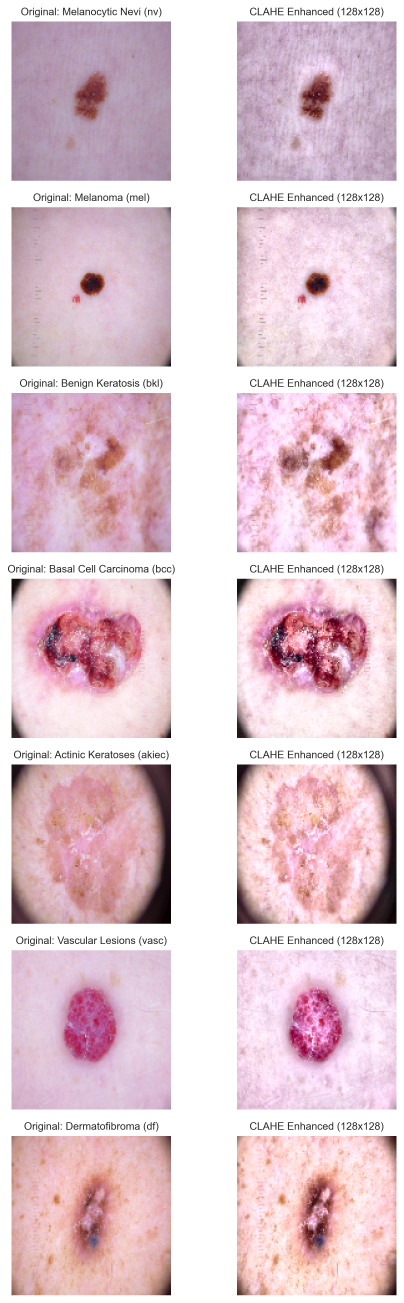
#> input picture reports/sample_lesion_classes.png, 1615 x 5211 px (shown at 1/4 size); its folder holds only this picture in this run
$ python -i preprocessing.py   (imports and definitions only)
#> lines starting #> are read from the running program, lines starting #| are printed output that depends on the picture
"""
Image preprocessing and dataset management module for Skin Cancer Detection.
Handles metadata loading, lesion-level leakage-free train/val/test splitting,
OpenCV-based image resizing, CLAHE contrast enhancement, normalization,
and data augmentation.
"""

import os
import glob
import json
import logging
from concurrent.futures import ThreadPoolExecutor
from typing import Dict, Tuple, List, Optional

import cv2
import numpy as np
import pandas as pd
from sklearn.model_selection import StratifiedGroupKFold, train_test_split

# [1 line not run here, left out]
logger = logging.getLogger(__name__)

CLASS_NAMES: Dict[str, str] = {
    "nv": "Melanocytic Nevi",
    "mel": "Melanoma",
    "bkl": "Benign Keratosis",
    "bcc": "Basal Cell Carcinoma",
    "akiec": "Actinic Keratoses",
    "vasc": "Vascular Lesions",
    "df": "Dermatofibroma"
}

CLASS_TO_IDX: Dict[str, int] = {
    "nv": 0,
    "mel": 1,
    "bkl": 2,
    "bcc": 3,
    "akiec": 4,
    "vasc": 5,
    "df": 6
}

IDX_TO_CLASS: Dict[int, str] = {v: k for k, v in CLASS_TO_IDX.items()}
IDX_TO_NAME: Dict[int, str] = {v: CLASS_NAMES[k] for k, v in CLASS_TO_IDX.items()}

SEVERITY_MAPPING: Dict[str, str] = {
    "nv": "Benign",
    "mel": "Malignant",
    "bkl": "Benign",
    "bcc": "Malignant",
    "akiec": "Pre-cancerous / Malignant",
    "vasc": "Benign",
    "df": "Benign"
}


# [24 lines left out: function index_image_paths, not called in this run]


def apply_clahe(img_rgb: np.ndarray, clip_limit: float = 2.0, tile_grid_size: Tuple[int, int] = (8, 8)) -> np.ndarray:
    """
    Apply CLAHE (Contrast Limited Adaptive Histogram Equalization) in LAB color space
    to enhance skin lesion contrast while preserving true chromatic characteristics.
    Accepts both uint8 [0, 255] and float32 [0, 1] input.
    """
    if img_rgb.dtype != np.uint8:
        if img_rgb.max() <= 1.0:
            img_rgb = (img_rgb * 255.0).clip(0, 255).astype(np.uint8)
        else:
            img_rgb = img_rgb.clip(0, 255).astype(np.uint8)

    lab = cv2.cvtColor(img_rgb, cv2.COLOR_RGB2LAB)
    l_channel, a_channel, b_channel = cv2.split(lab)
    clahe = cv2.createCLAHE(clipLimit=clip_limit, tileGridSize=tile_grid_size)
    cl = clahe.apply(l_channel)
    enhanced_lab = cv2.merge((cl, a_channel, b_channel))
    return cv2.cvtColor(enhanced_lab, cv2.COLOR_LAB2RGB)


def preprocess_single_image(
    image_path: str,
    target_size: Tuple[int, int] = (128, 128),
    enhance: bool = True,
    normalize: bool = True
) -> Optional[np.ndarray]:
    """
    Load an image from disk using OpenCV, resize, optionally enhance with CLAHE,
    and normalize pixel values to [0, 1].
    """
#> called with image_path = '../reports/sample_lesion_classes.png', target_size = (128, 128), enhance = True, normalize = True
    if not os.path.exists(image_path):
        logger.error("Image file not found: %s", image_path)
        return None

    # Read image using OpenCV (BGR)
    img_bgr = cv2.imread(image_path)
#> img_bgr is the input picture: shape (5211, 1615, 3); mean B, G, R 210.2, 200.9, 227
    if img_bgr is None:
        logger.error("Failed to decode image: %s", image_path)
        return None

    # Convert to RGB
    img_rgb = cv2.cvtColor(img_bgr, cv2.COLOR_BGR2RGB)

    # Resize to consistent size
    resized = cv2.resize(img_rgb, target_size, interpolation=cv2.INTER_AREA)
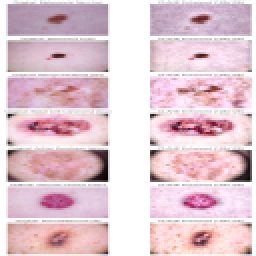
#> resized: shape (128, 128, 3) (shown 2 times larger); mean R, G, B 227, 200.9, 210.2

    # Optional CLAHE enhancement
    if enhance:
        processed = apply_clahe(resized)
#> in apply_clahe, `lab = cv2.cvtColor(img_rgb, cv2.COLOR_RGB2LAB)`: lab: shape (128, 128, 3); mean of channels 0, 1, 2 212.2, 139, 127
#> in apply_clahe, `l_channel, a_channel, b_channel = cv2.split(lab)`:
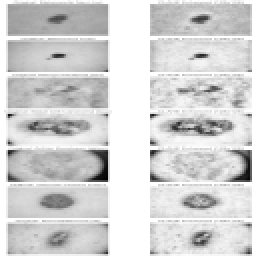
#> l_channel: shape (128, 128) (shown 2 times larger); min 1, max 255, mean 212.2
#> in apply_clahe, `l_channel, a_channel, b_channel = cv2.split(lab)`:
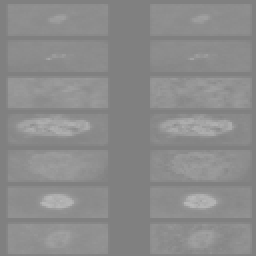
#> a_channel: shape (128, 128) (shown 2 times larger); min 128, max 185, mean 139
#> in apply_clahe, `l_channel, a_channel, b_channel = cv2.split(lab)`:
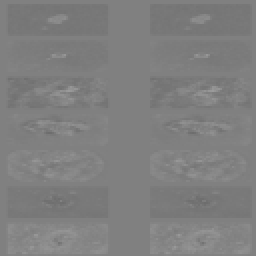
#> b_channel: shape (128, 128) (shown 2 times larger); min 109, max 155, mean 127
#> in apply_clahe, `cl = clahe.apply(l_channel)`:
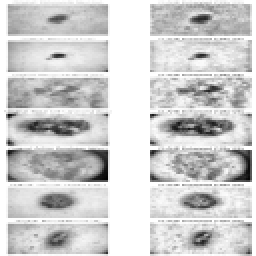
#> cl: shape (128, 128) (shown 2 times larger); min 3, max 255, mean 208
#> in apply_clahe, `enhanced_lab = cv2.merge((cl, a_channel, b_channel))`: enhanced_lab: shape (128, 128, 3); mean of channels 0, 1, 2 208, 139, 127
#> in apply_clahe, `return cv2.cvtColor(enhanced_lab, cv2.COLOR_LAB2RGB)`:
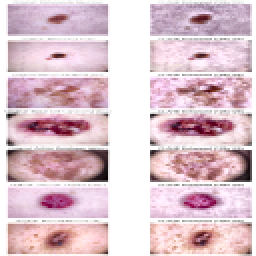
#> returned value: shape (128, 128, 3) (shown 2 times larger); mean R, G, B 222.3, 196.8, 206.1
    else:
        processed = resized

    # Normalize to [0, 1] as float32
    if normalize:
        processed = processed.astype(np.float32) / 255.0

    return processed


# [176 lines left out: functions augment_image_array, create_leak_free_splits, load_dataset_arrays, save_processed_splits, not called in this run]


# [2 lines not run here, left out]

>>> result = preprocess_single_image('../reports/sample_lesion_classes.png')

$ run again, on reports/class_distribution.png
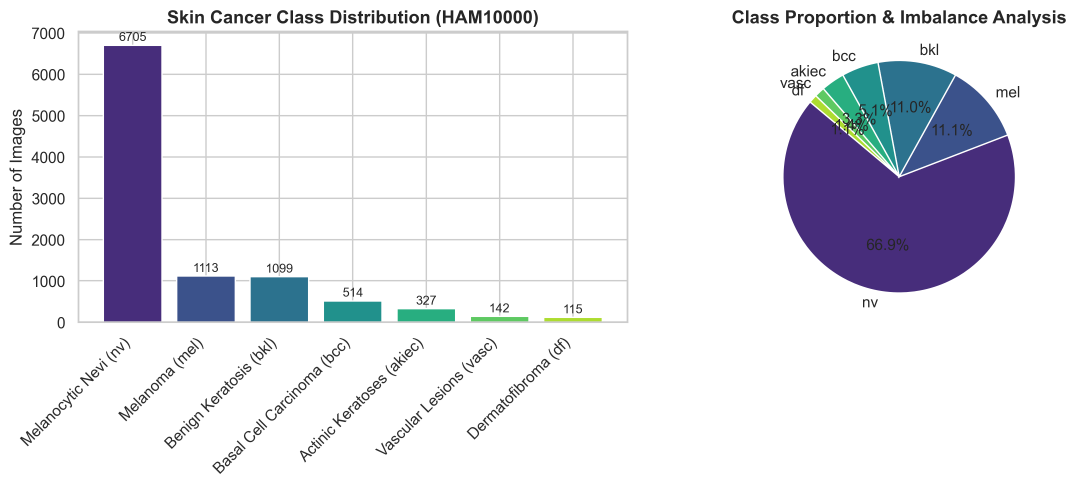
#> input picture reports/class_distribution.png, 3230 x 1460 px (shown at 1/3 size)
#> in preprocess_single_image, img_bgr is the input picture: shape (1460, 3230, 3); mean B, G, R 234.3, 227.2, 226.9
#> lab: shape (128, 128, 3); mean of channels 0, 1, 2 229.5, 130, 124.1
#> in apply_clahe, `l_channel, a_channel, b_channel = cv2.split(lab)`:
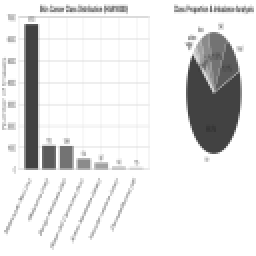
#> l_channel: shape (128, 128) (shown 2 times larger); min 53, max 255, mean 229.5
#> in apply_clahe, `l_channel, a_channel, b_channel = cv2.split(lab)`:
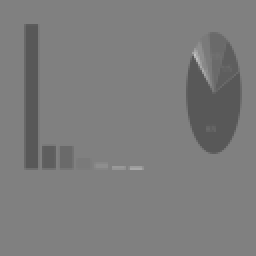
#> b_channel: shape (128, 128) (shown 2 times larger); min 88, max 196, mean 124.1
#> enhanced_lab: shape (128, 128, 3); mean of channels 0, 1, 2 231.3, 130, 124.1

$ run again, on reports/confusion_matrix.png
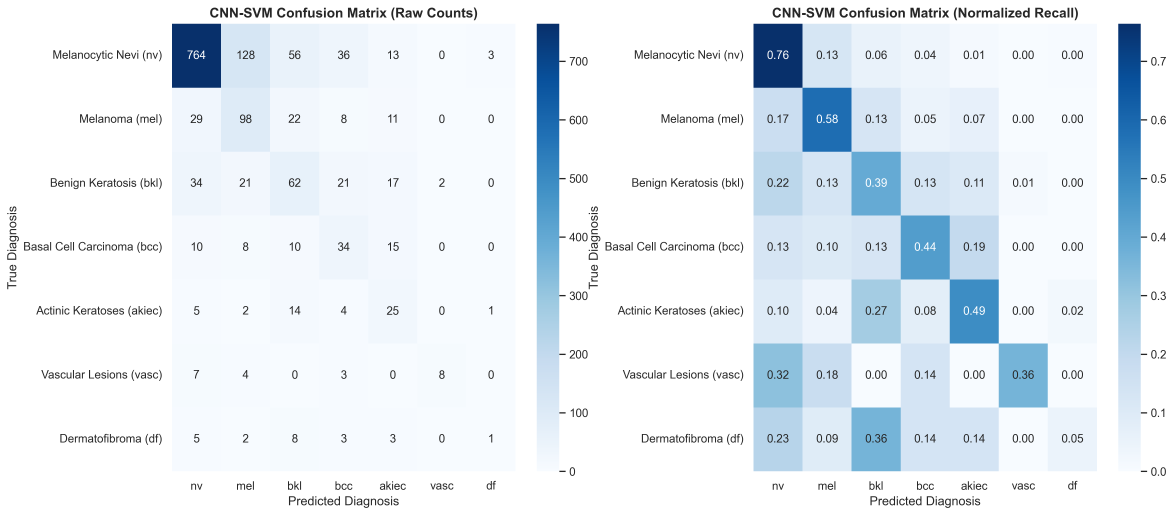
#> input picture reports/confusion_matrix.png, 4696 x 2061 px (shown at 1/4 size)
#> in preprocess_single_image, img_bgr is the input picture: shape (2061, 4696, 3); mean B, G, R 243.9, 236.9, 228.6
#> lab: shape (128, 128, 3); mean of channels 0, 1, 2 237.7, 127.1, 123.6
#> in apply_clahe, `l_channel, a_channel, b_channel = cv2.split(lab)`:
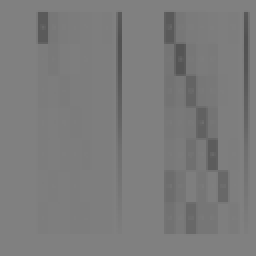
#> b_channel: shape (128, 128) (shown 2 times larger); min 82, max 128, mean 123.6
#> enhanced_lab: shape (128, 128, 3); mean of channels 0, 1, 2 240, 127.1, 123.6
#> in apply_clahe, `return cv2.cvtColor(enhanced_lab, cv2.COLOR_LAB2RGB)`:
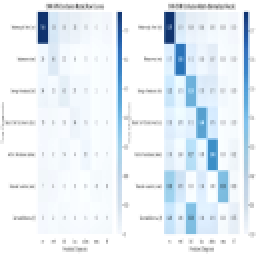
#> returned value: shape (128, 128, 3) (shown 2 times larger); mean R, G, B 231.3, 239.4, 246.1

$ run again, on reports/misclassified_analysis.png
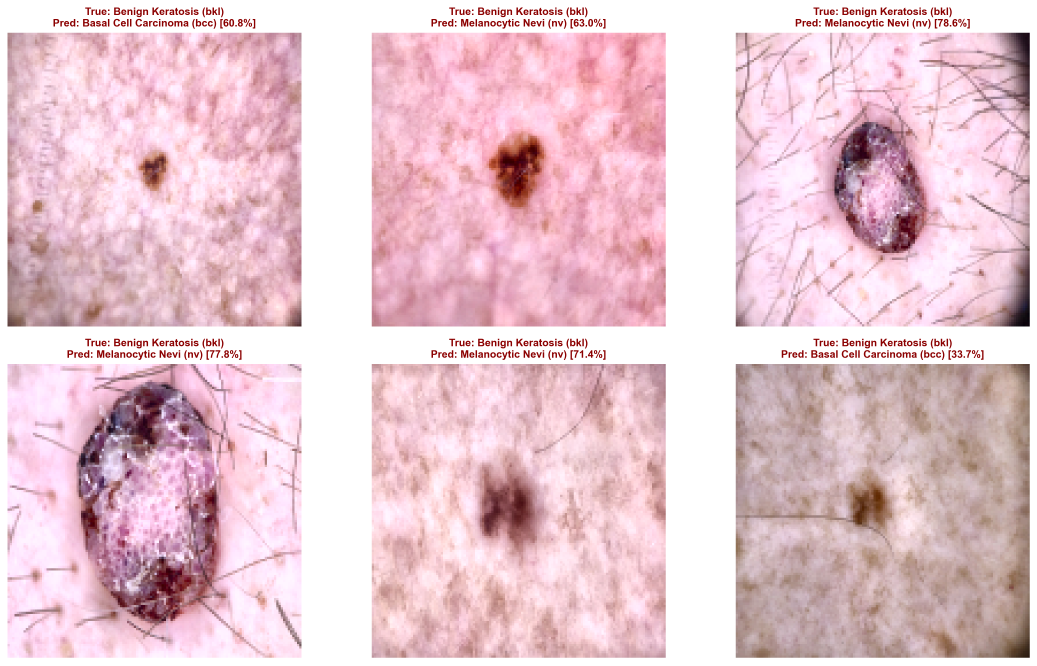
#> input picture reports/misclassified_analysis.png, 4148 x 2661 px (shown at 1/4 size)
#> in preprocess_single_image, img_bgr is the input picture: shape (2661, 4148, 3); mean B, G, R 208.1, 198.6, 231
#> lab: shape (128, 128, 3); mean of channels 0, 1, 2 211.5, 141.3, 127.8
#> in apply_clahe, `l_channel, a_channel, b_channel = cv2.split(lab)`:
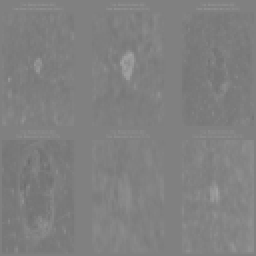
#> b_channel: shape (128, 128) (shown 2 times larger); min 109, max 162, mean 127.8
#> enhanced_lab: shape (128, 128, 3); mean of channels 0, 1, 2 203.4, 141.3, 127.8
#> in apply_clahe, `return cv2.cvtColor(enhanced_lab, cv2.COLOR_LAB2RGB)`:
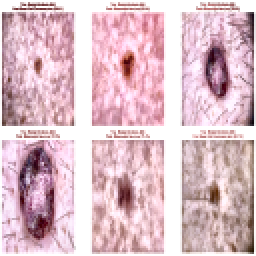
#> returned value: shape (128, 128, 3) (shown 2 times larger); mean R, G, B 221.6, 190.4, 199.8
